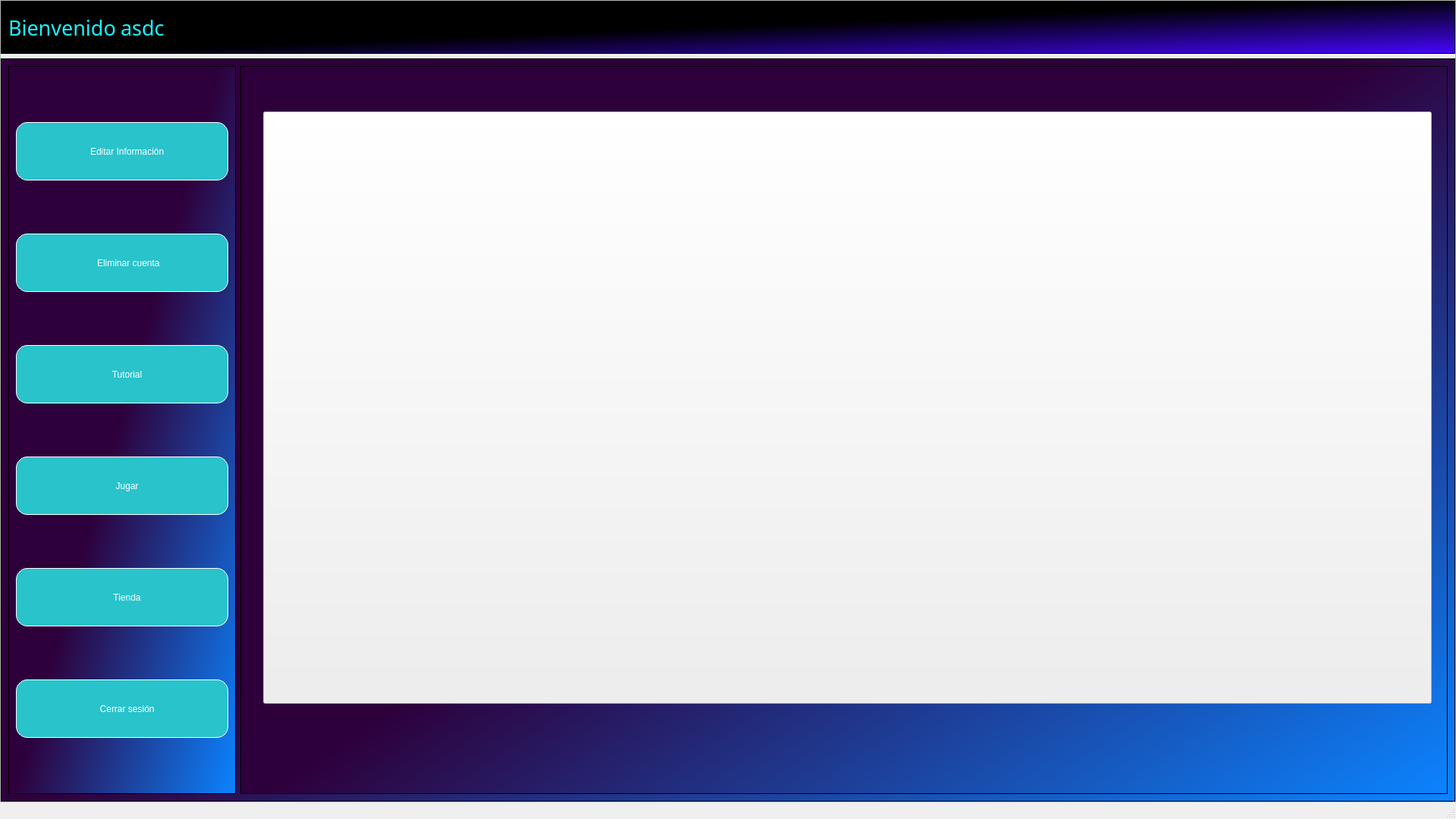
<?xml version="1.0" encoding="UTF-8"?>
<ui version="4.0">
 <class>MainWindow</class>
 <widget class="QMainWindow" name="MainWindow">
  <property name="geometry">
   <rect>
    <x>0</x>
    <y>0</y>
    <width>1920</width>
    <height>1080</height>
   </rect>
  </property>
  <property name="minimumSize">
   <size>
    <width>1920</width>
    <height>1080</height>
   </size>
  </property>
  <property name="windowTitle">
   <string>Batalla Naval</string>
  </property>
  <property name="styleSheet">
   <string notr="true"/>
  </property>
  <widget class="QWidget" name="centralwidget">
   <layout class="QVBoxLayout" name="verticalLayout">
    <property name="spacing">
     <number>0</number>
    </property>
    <property name="leftMargin">
     <number>0</number>
    </property>
    <property name="topMargin">
     <number>0</number>
    </property>
    <property name="rightMargin">
     <number>0</number>
    </property>
    <property name="bottomMargin">
     <number>0</number>
    </property>
    <item>
     <widget class="QFrame" name="frame">
      <property name="frameShape">
       <enum>QFrame::StyledPanel</enum>
      </property>
      <property name="frameShadow">
       <enum>QFrame::Raised</enum>
      </property>
      <layout class="QVBoxLayout" name="verticalLayout_2" stretch="0,0">
       <property name="leftMargin">
        <number>0</number>
       </property>
       <property name="topMargin">
        <number>0</number>
       </property>
       <property name="rightMargin">
        <number>0</number>
       </property>
       <property name="bottomMargin">
        <number>0</number>
       </property>
       <item>
        <widget class="QFrame" name="frame_superior">
         <property name="maximumSize">
          <size>
           <width>16777215</width>
           <height>70</height>
          </size>
         </property>
         <property name="styleSheet">
          <string notr="true">QFrame{
background-color: qlineargradient(spread:pad, x1:0.463579, y1:0.517045, x2:1, y2:1, stop:0 rgba(0, 0, 0, 255), stop:1 rgba(70, 6, 255, 255));
}


QPushButton{
	border-radius:15px;
	border:1px solid white;
	background-color: rgb(40, 195, 203);
	
	font: 57 12pt &quot;Hobo Std&quot;;
	color:white;
}

QPushButton:hover{
	
	background-color: rgb(219, 236, 131);
	font: 57 12pt &quot;Hobo Std&quot;;
	color:black
	
}</string>
         </property>
         <property name="frameShape">
          <enum>QFrame::StyledPanel</enum>
         </property>
         <property name="frameShadow">
          <enum>QFrame::Raised</enum>
         </property>
         <layout class="QHBoxLayout" name="horizontalLayout">
          <item>
           <widget class="QLabel" name="label">
            <property name="font">
             <font>
              <family>Tw Cen MT</family>
              <pointsize>20</pointsize>
             </font>
            </property>
            <property name="styleSheet">
             <string notr="true">color: rgb(26, 244, 255);
background-color: rgb(0, 0, 0);</string>
            </property>
            <property name="text">
             <string>Bienvenido</string>
            </property>
           </widget>
          </item>
          <item>
           <widget class="QLabel" name="txtUS">
            <property name="font">
             <font>
              <family>Tw Cen MT</family>
              <pointsize>20</pointsize>
             </font>
            </property>
            <property name="styleSheet">
             <string notr="true">color: rgb(26, 244, 255);
background-color: rgb(0, 0, 0);
</string>
            </property>
            <property name="text">
             <string>asdc</string>
            </property>
           </widget>
          </item>
          <item>
           <spacer name="horizontalSpacer">
            <property name="orientation">
             <enum>Qt::Horizontal</enum>
            </property>
            <property name="sizeHint" stdset="0">
             <size>
              <width>1681</width>
              <height>17</height>
             </size>
            </property>
           </spacer>
          </item>
         </layout>
        </widget>
       </item>
       <item>
        <widget class="QFrame" name="frame_3">
         <property name="styleSheet">
          <string notr="true">QFrame{
	
background-color: qlineargradient(spread:pad, x1:0.463158, y1:0.511, x2:1, y2:1, stop:0 rgba(46, 0, 59, 255), stop:1 rgba(11, 132, 255, 255));
}
</string>
         </property>
         <property name="frameShape">
          <enum>QFrame::StyledPanel</enum>
         </property>
         <property name="frameShadow">
          <enum>QFrame::Raised</enum>
         </property>
         <layout class="QHBoxLayout" name="horizontalLayout_2">
          <item>
           <widget class="QFrame" name="menuUs">
            <property name="maximumSize">
             <size>
              <width>300</width>
              <height>16777215</height>
             </size>
            </property>
            <property name="styleSheet">
             <string notr="true">QFrame{
	
background-color: qlineargradient(spread:pad, x1:0.463158, y1:0.511, x2:1, y2:1, stop:0 rgba(46, 0, 59, 255), stop:1 rgba(11, 132, 255, 255));
}

QPushButton{
	border-radius:15px;
	height:75px;
	border:1px solid white;
	background-color: rgb(40, 195, 203);
	
	font: 57 12pt &quot;Hobo Std&quot;;
	color:white;
}

QPushButton:hover{
	
	background-color: rgb(219, 236, 131);
	font: 57 12pt &quot;Hobo Std&quot;;
	color:black
	
}</string>
            </property>
            <property name="frameShape">
             <enum>QFrame::StyledPanel</enum>
            </property>
            <property name="frameShadow">
             <enum>QFrame::Raised</enum>
            </property>
            <layout class="QVBoxLayout" name="verticalLayout_3">
             <item>
              <widget class="QPushButton" name="pushButton">
               <property name="text">
                <string>    Editar Información</string>
               </property>
               <property name="icon">
                <iconset>
                 <normaloff>img/editar.png</normaloff>img/editar.png</iconset>
               </property>
               <property name="iconSize">
                <size>
                 <width>32</width>
                 <height>32</height>
                </size>
               </property>
              </widget>
             </item>
             <item>
              <widget class="QPushButton" name="pushButton_2">
               <property name="text">
                <string>     Eliminar cuenta</string>
               </property>
               <property name="icon">
                <iconset>
                 <normaloff>img/delete.png</normaloff>img/delete.png</iconset>
               </property>
               <property name="iconSize">
                <size>
                 <width>32</width>
                 <height>32</height>
                </size>
               </property>
              </widget>
             </item>
             <item>
              <widget class="QPushButton" name="pushButton_3">
               <property name="text">
                <string>    Tutorial</string>
               </property>
               <property name="icon">
                <iconset>
                 <normaloff>img/tutorial.png</normaloff>img/tutorial.png</iconset>
               </property>
               <property name="iconSize">
                <size>
                 <width>32</width>
                 <height>32</height>
                </size>
               </property>
              </widget>
             </item>
             <item>
              <widget class="QPushButton" name="pushButton_4">
               <property name="text">
                <string>    Jugar</string>
               </property>
               <property name="icon">
                <iconset>
                 <normaloff>img/play.png</normaloff>img/play.png</iconset>
               </property>
               <property name="iconSize">
                <size>
                 <width>32</width>
                 <height>32</height>
                </size>
               </property>
              </widget>
             </item>
             <item>
              <widget class="QPushButton" name="pushButton_5">
               <property name="text">
                <string>    Tienda</string>
               </property>
               <property name="icon">
                <iconset>
                 <normaloff>img/store.png</normaloff>img/store.png</iconset>
               </property>
               <property name="iconSize">
                <size>
                 <width>32</width>
                 <height>32</height>
                </size>
               </property>
              </widget>
             </item>
             <item>
              <widget class="QPushButton" name="btnCerrarS">
               <property name="text">
                <string>    Cerrar sesión</string>
               </property>
               <property name="icon">
                <iconset>
                 <normaloff>img/logOut.png</normaloff>img/logOut.png</iconset>
               </property>
               <property name="iconSize">
                <size>
                 <width>32</width>
                 <height>32</height>
                </size>
               </property>
              </widget>
             </item>
            </layout>
           </widget>
          </item>
          <item>
           <widget class="QFrame" name="frame_5">
            <property name="frameShape">
             <enum>QFrame::StyledPanel</enum>
            </property>
            <property name="frameShadow">
             <enum>QFrame::Raised</enum>
            </property>
            <widget class="QPushButton" name="pushButton_7">
             <property name="geometry">
              <rect>
               <x>30</x>
               <y>60</y>
               <width>1541</width>
               <height>781</height>
              </rect>
             </property>
             <property name="toolTipDuration">
              <number>-13</number>
             </property>
             <property name="text">
              <string/>
             </property>
             <property name="icon">
              <iconset>
               <normaloff>img/imagenBarco.jpg</normaloff>img/imagenBarco.jpg</iconset>
             </property>
             <property name="iconSize">
              <size>
               <width>1640</width>
               <height>921</height>
              </size>
             </property>
            </widget>
           </widget>
          </item>
         </layout>
        </widget>
       </item>
      </layout>
     </widget>
    </item>
   </layout>
  </widget>
  <widget class="QMenuBar" name="menubar">
   <property name="geometry">
    <rect>
     <x>0</x>
     <y>0</y>
     <width>1920</width>
     <height>26</height>
    </rect>
   </property>
  </widget>
  <widget class="QStatusBar" name="statusbar"/>
 </widget>
 <resources/>
 <connections/>
</ui>
